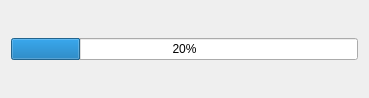
<?xml version="1.0" encoding="UTF-8"?>
<ui version="4.0">
 <class>appFwUpdater</class>
 <widget class="QDialog" name="appFwUpdater">
  <property name="windowModality">
   <enum>Qt::ApplicationModal</enum>
  </property>
  <property name="geometry">
   <rect>
    <x>0</x>
    <y>0</y>
    <width>369</width>
    <height>98</height>
   </rect>
  </property>
  <property name="minimumSize">
   <size>
    <width>369</width>
    <height>98</height>
   </size>
  </property>
  <property name="maximumSize">
   <size>
    <width>369</width>
    <height>98</height>
   </size>
  </property>
  <property name="contextMenuPolicy">
   <enum>Qt::DefaultContextMenu</enum>
  </property>
  <property name="windowTitle">
   <string>SA430 Firmware Updater</string>
  </property>
  <property name="windowIcon">
   <iconset resource="Resource.qrc">
    <normaloff>:/img/Ti</normaloff>:/img/Ti</iconset>
  </property>
  <property name="modal">
   <bool>true</bool>
  </property>
  <layout class="QVBoxLayout" name="verticalLayout">
   <item>
    <widget class="QProgressBar" name="progressBar">
     <property name="value">
      <number>20</number>
     </property>
     <property name="alignment">
      <set>Qt::AlignCenter</set>
     </property>
     <property name="textVisible">
      <bool>true</bool>
     </property>
     <property name="invertedAppearance">
      <bool>false</bool>
     </property>
     <property name="textDirection">
      <enum>QProgressBar::TopToBottom</enum>
     </property>
    </widget>
   </item>
  </layout>
 </widget>
 <resources>
  <include location="Resource.qrc"/>
 </resources>
 <connections/>
</ui>
